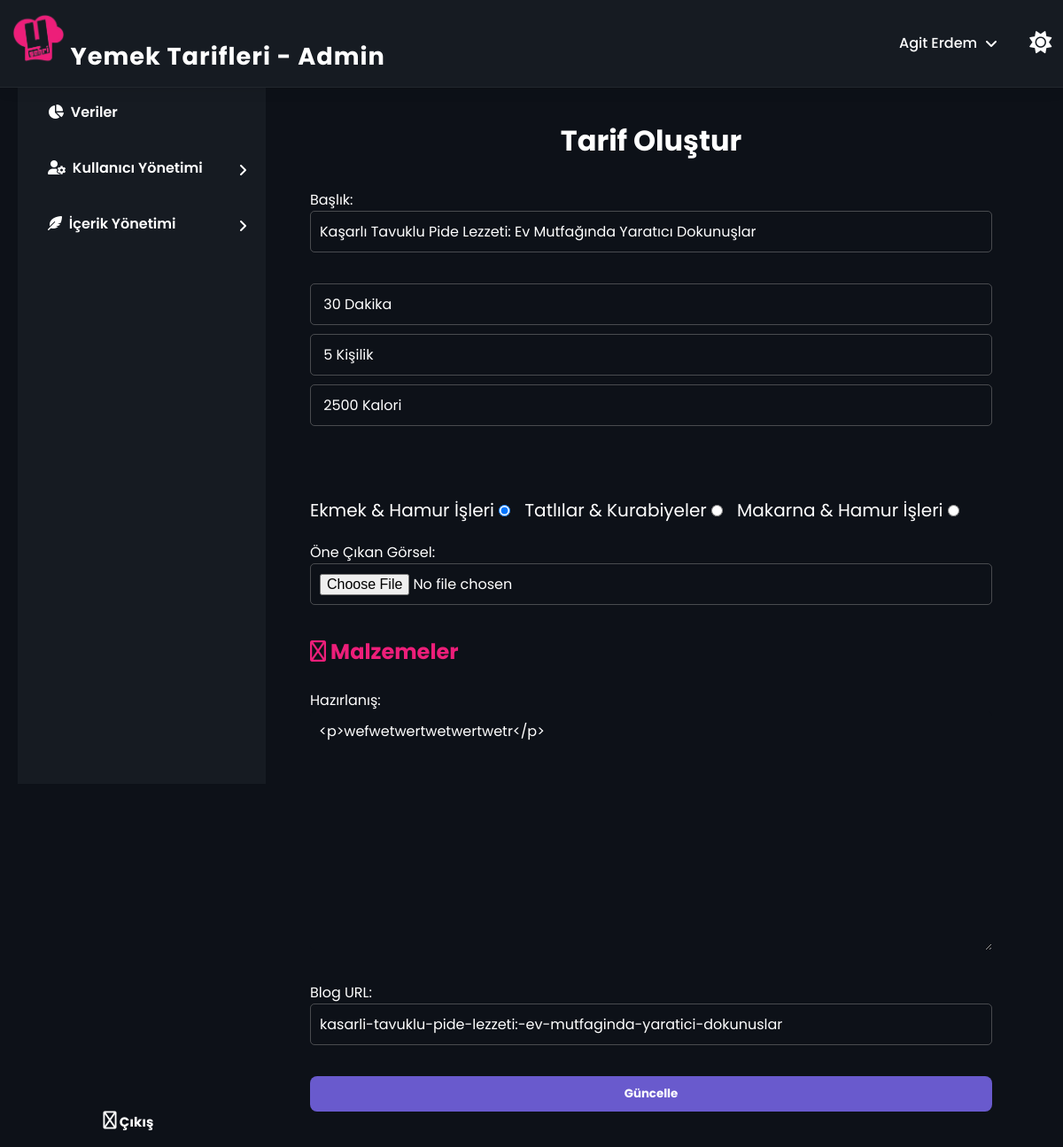
The page /yemektarifleri/admin/tarif-duzenle.php?tarif_id=51 (signed in) on the database its author committed.
### tables this page shows
CREATE TABLE `tarifler` (
  `tarif_id` int(11) NOT NULL,
  `kategori_ad` varchar(50) NOT NULL,
  `kategori_url` varchar(255) NOT NULL,
  `baslik` varchar(100) NOT NULL,
  `sure` varchar(255) DEFAULT NULL,
  `boyut` varchar(20) DEFAULT NULL,
  `kalori` varchar(255) DEFAULT NULL,
  `resim` varchar(255) DEFAULT NULL,
  `url` varchar(255) DEFAULT NULL,
  `icindekiler` text DEFAULT NULL,
  `hazirlanis` text DEFAULT NULL,
  `tarih` text NOT NULL DEFAULT '27.05.2024',
  `goruntulenme` int(11) NOT NULL,
  `fav` int(11) NOT NULL
);

### yemektarifleri/admin/tarif-duzenle.php (the view, shortened to what this page needs)
<?php
include("db/db-connection.php");
$uye_id = $_SESSION['uye_id'];
$sql = "SELECT admin_ad, admin_soyad, admin_kullanici_adi, uye_pp FROM admin WHERE uye_id='$uye_id'";
$result = mysqli_query($conn, $sql);
if(mysqli_num_rows($result) > 0){
    $row = mysqli_fetch_assoc($result);
    $admin_ad = $row['admin_ad'];
    $admin_soyad = $row['admin_soyad'];
}
if(isset($_GET['tarif_id'])) {
    $tarif_id = $_GET['tarif_id'];
    $sql = "SELECT * FROM tarifler WHERE tarif_id = ?";
    if ($stmt = $conn->prepare($sql)) {
        $stmt->bind_param("i", $tarif_id);
        $stmt->execute();
        $result = $stmt->get_result();
        if ($result->num_rows > 0) {
            $row = $result->fetch_assoc();
            $baslik = $row['baslik'];
            $sure = $row['sure'];
            $boyut = $row['boyut'];
            $kalori = $row['kalori'];
            $hazirlanis = $row['hazirlanis'];
            $url = $row['url'];
            $kategori_ad = $row['kategori_ad'];
        } else {
            echo "Tarif bulunamadı.";
            exit;
        }
    } else {
        echo "Sorgu hatası: " . $conn->error;
        exit;
    }
} else {
    echo "Tarif ID bulunamadı.";
    exit;
}
?>
<!DOCTYPE html>
<html>
<head>
    <link rel="stylesheet" href="admin-style.css">
    <link rel="stylesheet" href="../style.css">
</head>
<body>
    <?php require 'header.php'; ?>
    <div class="containerx">
        <?php require 'sidebar-left.php'; ?>
        <div class="content">
        <form action="update.php" method="post" enctype="multipart/form-data">
    <h1>Tarif Oluştur</h1>
    <label for="bir">Başlık:</label>
    <input class="tarif-olustur_input" placeholder="Örnek: Çıtır Mantı Tarifi" id="bir" type="text" name="baslik" oninput="convertText()" value="<?php echo $baslik; ?>" required><br>
    <input type="text" name="sure" class="tarif-olustur_input input_sure" placeholder="Süre" value="<?php echo $sure; ?>">
    <input type="text" name="boyut" class="tarif-olustur_input input_sure" placeholder="Boyut" value="<?php echo $boyut; ?>">
    <input type="text" name="kalori" class="tarif-olustur_input input_sure" placeholder="Kalori" value="<?php echo $kalori; ?>">
    <br><br>
    <div class="div-kategori_ad">
        <div class="div-kategori_ad__ic">
            <label for="ehi">Ekmek & Hamur İşleri</label>
            <input type="radio" name="kategori_ad" id="ehi" value="Ekmek & Hamur İşleri" <?php if ($kategori_ad == 'Ekmek & Hamur İşleri') echo 'checked'; ?>>
        </div>
        <div class="div-kategori_ad__ic">
            <label for="tk">Tatlılar & Kurabiyeler</label>
            <input type="radio" name="kategori_ad" id="tk" value="Tatlılar & Kurabiyeler" <?php if ($kategori_ad == 'Tatlılar & Kurabiyeler') echo 'checked'; ?>>
        </div>
        <div class="div-kategori_ad__ic">
            <label for="mhi">Makarna & Hamur İşleri</label>
            <input type="radio" name="kategori_ad" id="mhi" value="Makarna & Hamur İşleri" <?php if ($kategori_ad == 'Makarna & Hamur İşleri') echo 'checked'; ?>>
        </div>
    </div>
    <label for="yazar">Öne Çıkan Görsel:</label>
    <input class="username" type="file" name="resim" accept="image/*" id="imageInput" required><br>
    <div class="dolap_card__ekle">
        <h2><i class="far fa-plus-circle"></i> Malzemeler</h2>
        <br>
    </div>
    <label for="hazirlanis">Hazırlanış:</label><br>
    <textarea class="username" style="background-color: #0d1118; border:none; color:#fff; " name="hazirlanis" rows="10" cols="50" required><?php echo $hazirlanis; ?></textarea><br>
    <label for="iki">Blog URL:</label>
    <input class="tarif-olustur_input" id="iki" placeholder="Örnek: instagram-takipci-kasma" type="text" name="url" value="<?php echo $url; ?>" required><br>
    <input type="submit" name="submit" class="form-button" value="Güncelle">
</form>
        </div>
    </div>
</body>
</html>

### yemektarifleri/admin/header.php (shortened to what this page needs)
<head>
<link rel="stylesheet" href="https://cdnjs.cloudflare.com/ajax/libs/font-awesome/4.7.0/css/font-awesome.min.css">
<link rel="stylesheet" href="https://pro.fontawesome.com/releases/v6.0.0-beta1/css/all.css" />
</head>
<header>
        <a href="dashboard"><h2 class="logo"><img class="logo__img" src="uploads/yemeksehri.png" alt=""> Yemek Tarifleri - Admin</h1></a>
    <div style="display:flex; gap: 2em;}">
          <nav>
          <span href="" class="menu-toggle">
              <div class="a-menu">
                <img id="previeww" onerror="this.src='uploads/bos.png';" class="pph" src="" alt="">
                <p style="display: grid; align-content: center;"><?php echo $admin_ad; ?> <?php echo $admin_soyad; ?></p>
                <i class="fa-solid fa-angle-up"></i>
              </div>
          </span>
        </nav>
          <button id="db-button" onclick="changeColor()">
    <i id="icon" class="fa fa-sun-o" aria-hidden="true"></i>
  </button>
    </div>
      </header>

### yemektarifleri/admin/admin-style.css (style rules this page uses)
* { font-family: 'Poppins', sans-serif; box-sizing: border-box; margin: 0; padding: 0; transition: background 200ms; }
.tarif-olustur_input { background-color: #1d1c1c00; display: block; padding: 10px; border-radius: 5px; margin-bottom: 10px; font-size: 16px; border: 1px solid #8a8a8a7a; color: #ffffff; width: 100%; }
.password1, .email1, .password2, .email2, .username { display: block; width: 100%; padding: 10px; background-color: #1d1c1c00; border-radius: 5px; margin-bottom: 10px; font-size: 16px; border: 1px solid #8a8a8a7a; color: #ffffff; }
::placeholder { font-size: 14px; color: #6b6b6b; }
.form-button { text-align: center; width: 100%; height: 40px; background-color: #695acd; color: #fff; border: none; border-radius: 8px; font-weight: 700; cursor: pointer; }
form { border-radius: 0px 0px 8px 8px; justify-content: center; padding: 15px 40px 40px 40px; }
form h1 { text-align: center; margin: 20px 0px 30px 0px; }
.fa-solid { display: flex; align-items: center; }

### yemektarifleri/style.css (style rules this page uses)
body { font-family: 'Poppins', sans-serif; margin: 0; padding: 0; box-sizing: border-box; background-color: #ffffff; scroll-behavior: smooth; }
h1,h2,h3,h4,h5 { margin: 0; padding: 0; }
* { list-style-type: none; box-sizing: border-box; }
:root { --primary-color:#ed1e79; --detail-color: rgb(255, 87, 51); --gold-color: rgb(243, 156, 18); }
.containerx { margin: 0px 20px; }
header { background-color: white; display: flex; position: fixed; width: 100%; z-index: 1000; padding: 15px 20px; box-shadow: 0px 0px 17px 0px rgba(0,0,0,0.1); }
.logo img { height: 60px; }
h2 i { color: var(--primary-color); font-weight: 700; }
.dolap_card__ekle { margin-left: auto; margin-right: auto; }
.dolap_card__main h2, .dolap_card__ekle h2 { color: #ed1e79; }

### yemektarifleri/admin/sidebar-left-style.css (style rules this page uses)
* { list-style-type: none; }
a { text-decoration: none; }

### yemektarifleri/admin/tarif-duzenle.php (style rules this page uses)
.div-kategori_ad { display: flex; gap:1em; margin: 20px 0px; text-align: center; }
.div-kategori_ad__ic { font-size: 20px; }

### yemektarifleri/admin/header.php (style rules this page uses)
* { text-decoration: none; margin-bottom: !important; margin: 0; }
p { margin-bottom: 0 !important; }
header { color: #fff; display: flex; justify-content: space-between; align-items: center; padding: 0.8rem; z-index: 9999; position: fixed; width: 100%; background-color: #161b22; border-bottom: 1px solid #ffffff0d; }
.logo { font-size: 1.7rem; letter-spacing: 1px; font-weight: 700; color: #fff; }
nav { display: flex; justify-content: flex-end; }
nav span { cursor: pointer; color: #fff; text-decoration: none; font-size: 1rem; display: grid; align-content: center; padding: 5px; border-radius: 10px; font-weight: 500; background-color: #fafafa00; text-transform: capitalize; }
nav i { display: grid !important; align-content: center; }
span img { height: 35px; border-radius: 100%; }
header a { color: #fff; display: flex; gap: 11px; }
.fa-angle-up { transform: scaley(-1); }
.a-menu { display: flex; gap: 10px; }
.pph { width: 50px; height: 50px; background-repeat: no-repeat; background-size: cover; border-radius: 50%; background-position: center; }
* { box-sizing: border-box; }
a { text-decoration: none; }
p { margin: 0; padding: 0; }
body { margin: 0; font-family: "Lato", sans-serif; background-color: #0d1118; color: #fff; }
div.content { margin-left: 0px; height: 1000px; margin: 0px 20px; padding-top: 100px !important; }
@media (min-width: 700px) { div.content { margin-left: 290px !important; } }
#db-button { background-color:transparent; color:#fff; border:none; font-size:25px; }
.logo__img { height: 60px; }

### rows shown on the page
tarifler: baslik "Kaşarlı Tavuklu Pide Lezzeti: Ev Mutfağında Yaratıcı Dokunuşlar", sure "30 Dakika", boyut "5 Kişilik", kalori "2500 Kalori", kategori_ad "☑ Ekmek & Hamur İşleri", kategori_ad "☐ Tatlılar & Kurabiyeler", kategori_ad "☐ Makarna & Hamur İşleri", hazirlanis "<p>wefwetwertwetwertwetr</p>", url "kasarli-tavuklu-pide-lezzeti:-ev-mutfaginda-yaratici-dokunuslar"

### other values the page prints
$admin_ad "Agit"
$admin_soyad "Erdem"
